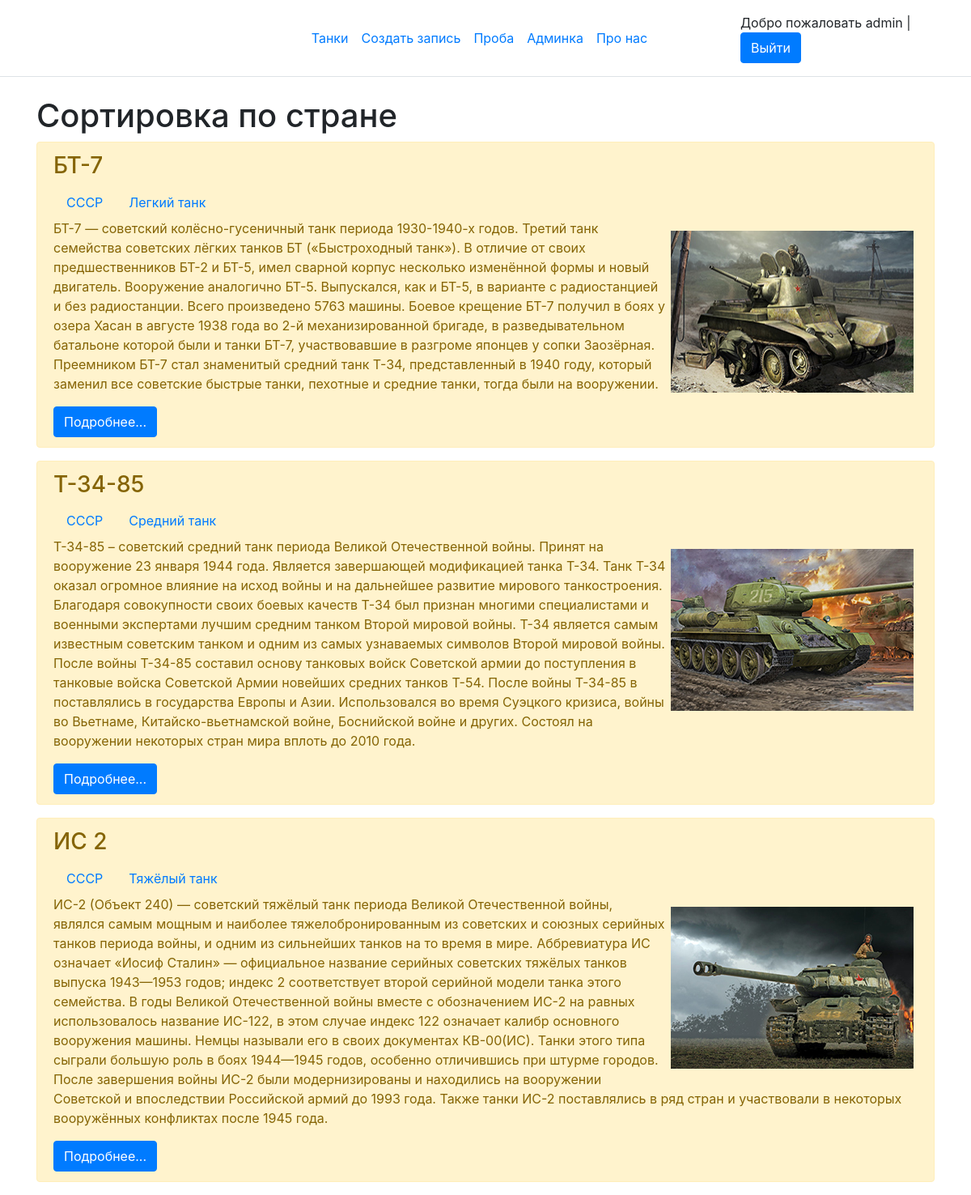
The app's page /strana/1/ (signed in) with its own data.
### firstapp/models.py (models this page shows, shortened)
class Tank(models.Model):
    title = models.CharField("Название", max_length=70)
    opis = models.TextField("Описание")
    photo = models.ImageField(upload_to='photos/%Y/%m/%d/', verbose_name='Фото', blank=True)
    silka = models.CharField("Ссылка", null=True, max_length=70)
    strana = models.ForeignKey('Strana', on_delete=models.PROTECT, null=True, verbose_name='Страна')
    klas = models.ForeignKey('Klas', on_delete=models.PROTECT, null=True, verbose_name='Клас')
    publish = models.BooleanField('Опубликовано', default=False)
    class Meta:
        verbose_name = 'Танк'
        verbose_name_plural = 'Танки'
        ordering = ['-id']

class Strana(models.Model):
    title = models.CharField(max_length=50, db_index=True, verbose_name='Страна')
    publish = models.BooleanField('Опубликовано', default=False)
    def __str__(self):
        return self.title
    class Meta:
        verbose_name = 'Страна'
        verbose_name_plural = 'Страны'

class Klas(models.Model):
    title = models.CharField(max_length=50, db_index=True, verbose_name='Клас')
    publish = models.BooleanField('Опубликовано', default=False)
    def __str__(self):
        return self.title
    class Meta:
        verbose_name = 'Класс'
        verbose_name_plural = 'Класcы'

### firstapp/views.py (the view)
# urls.py: path('strana/<int:strana_id>/', GetStrana.as_view()),
class GetStrana(ListView):
    model = Tank
    template_name = 'firstapp/strana_sort.html'
    context_object_name = 'tanks'
    paginate_by = 5
    def get_queryset(self):
        return Tank.objects.filter(strana_id=self.kwargs['strana_id'], publish=True)

### firstapp/templates/firstapp/strana_sort.html (shortened to what this page needs)
{% extends 'firstapp/base.html' %}
{% block content %}
<h1>Сортировка по стране</h1>
{% for i in tanks %}
    <div class="alert alert-warning mt-2">
        <h3>{{ i.title }}</h3>
        <nav class="nav">
            <a class="nav-link active" href="/strana/{{ i.strana.pk }}">{{ i.strana }}</a>
            <a class="nav-link active" href="/klas/{{ i.klas.pk }}">{{ i.klas }}</a>
        </nav>
        {% if i.photo %}
            <img src="{{ i.photo.url}}" width="300" height="200" alt="Иллюстрация" align="right"  vspace="15" hspace="5">
        {% else %}
        <p></p>
        {% endif %}
        <p>{{ i.opis }}</p>
        <a href="{{ i.silka }}" class="btn btn-primary">Подробнее...</a>
    </div>
{% endfor %}
{% endblock %}

### firstapp/templates/firstapp/base.html (shortened to what this page needs)
<!DOCTYPE html>
<html lang="ru">
<head>
    <link rel="stylesheet" href="https://cdn.jsdelivr.net/npm/bootstrap@4.6.0/dist/css/bootstrap.min.css">
</head>
<body>
<header class="d-flex flex-wrap align-items-center justify-content-center justify-content-md-between py-3 mb-4 border-bottom">
      <ul class="nav col-12 col-md-auto mb-2 justify-content-center mb-md-0">
        <li><a href="{% url 'home' %}" class="nav-link px-2 link-secondary">Танки</a></li>
        <li><a href="{% url 'create' %}" class="nav-link px-2 link-dark">Создать запись</a></li>
        <li><a href="{% url 'proba' %}" class="nav-link px-2 link-dark">Проба</a></li>
        <li><a href="/admin" class="nav-link px-2 link-dark">Админка</a></li>
        <li><a href="{% url 'about' %}" class="nav-link px-2 link-dark">Про нас</a></li>
      </ul>
      <div class="col-md-3 text-end">
          {% if request.user.is_authenticated %}
          Добро пожаловать {{ user.username }} | <a href="{% url 'logout' %}" class="btn btn-primary">Выйти</a>
          {% else %}
          <a href="{% url 'register' %}" class="btn btn-outline-primary me-2">Регистрация</a>
          <a href="{% url 'login' %}" class="btn btn-primary">Ввойти</a>
          {% endif %}
      </div>
    </header>
    <div class="container">
        {% block content %}{% endblock %}
    </div>
</body>
</html>

### records on screen
Tank: title "БТ-7", strana "СССР", klas "Легкий танк", photo (picture), opis "БТ-7 — советский колёсно-гусеничный танк периода 1930-1940-х годов. Третий танк семейства советских лёгких танков БТ («Быстроходный танк»). В отличие от своих предшественников БТ-2 и БТ-5, имел сварной корпус несколько изменённой формы и новый двигатель. Вооружение аналогично БТ-5. Выпускался, как и БТ-5, в варианте с радиостанцией и без радиостанции. Всего произведено 5763 машины. Боевое крещение БТ-7 получил в боях у озера Хасан в августе 1938 года во 2-й механизированной бригаде, в разведывательном батальоне которой были и танки БТ-7, участвовавшие в разгроме японцев у сопки Заозёрная. Преемником БТ-7 стал знаменитый средний танк Т-34, представленный в 1940 году, который заменил все…"
Tank: title "Т-34-85", strana "СССР", klas "Средний танк", photo (picture), opis "T-34-85 – советский средний танк периода Великой Отечественной войны. Принят на вооружение 23 января 1944 года. Является завершающей модификацией танка Т-34. Танк Т-34 оказал огромное влияние на исход войны и на дальнейшее развитие мирового танкостроения. Благодаря совокупности своих боевых качеств Т-34 был признан многими специалистами и военными экспертами лучшим средним танком Второй мировой войны. Т-34 является самым известным советским танком и одним из самых узнаваемых символов Второй мировой войны. После войны Т-34-85 составил основу танковых войск Советской армии до поступления в танковые войска Советской Армии новейших средних танков Т-54. После войны Т-34-85 в поставлялись в…"
Tank: title "ИС 2", strana "СССР", klas "Тяжёлый танк", photo (picture), opis "ИС-2 (Объект 240) — советский тяжёлый танк периода Великой Отечественной войны, являлся самым мощным и наиболее тяжелобронированным из советских и союзных серийных танков периода войны, и одним из сильнейших танков на то время в мире. Аббревиатура ИС означает «Иосиф Сталин» — официальное название серийных советских тяжёлых танков выпуска 1943—1953 годов; индекс 2 соответствует второй серийной модели танка этого семейства. В годы Великой Отечественной войны вместе с обозначением ИС-2 на равных использовалось название ИС-122, в этом случае индекс 122 означает калибр основного вооружения машины. Немцы называли его в своих документах КВ-00(ИС). Танки этого типа сыграли большую роль в боях…"

### other values on screen
{{ user.username }} "admin"
